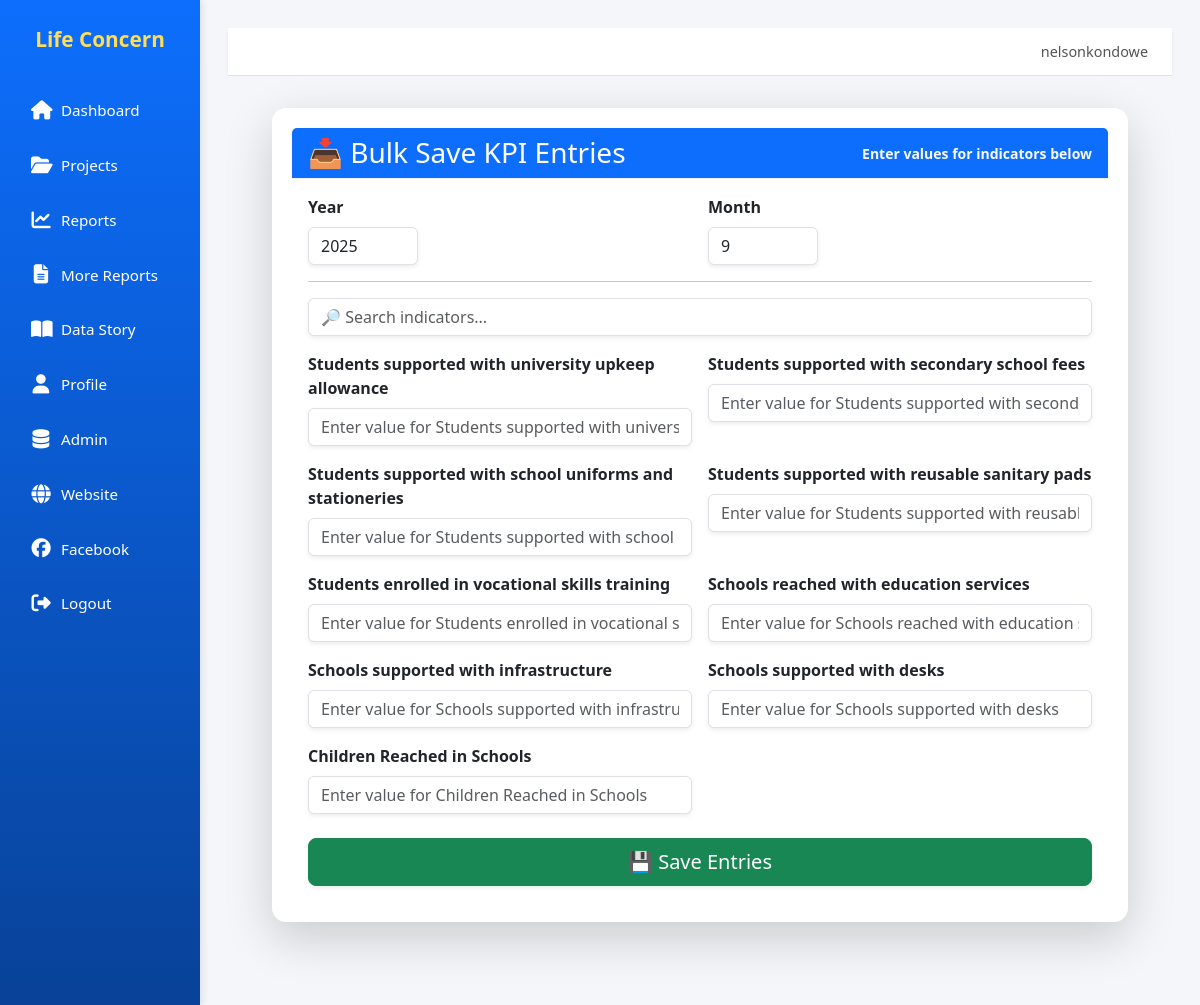
The page /projects/1/bulk-save/?year=2025 (signed in) on the database its author committed.
### core/models.py (models this page shows, shortened)
class Indicator(models.Model):
    project = models.ForeignKey(Project, on_delete=models.CASCADE, related_name='indicators')
    name = models.CharField(max_length=200)
    unit = models.CharField(max_length=50, default='count')
    is_kpi = models.BooleanField(default=False)  # KPI flag
    current_value = models.DecimalField(max_digits=12, decimal_places=2, default=0)
    progress = models.DecimalField(max_digits=5, decimal_places=2, default=0)  # % progress
    class Meta:
        unique_together = ('project', 'name')

### core/views.py (the view, shortened to what this page needs)
# urls.py: path('projects/<int:pk>/bulk-save/', views.bulk_save_entries, name='bulk_save_entries'),
@login_required
def bulk_save_entries(request, pk):
    project = get_object_or_404(Project, pk=pk)
    indicators = Indicator.objects.filter(project=project)
    return render(request, "core/bulk_save_entries.html", {
        "project": project,
        "indicators": indicators,
        "year": datetime.datetime.now().year,
        "month": datetime.datetime.now().month,
    })

### core/templates/core/bulk_save_entries.html (shortened to what this page needs)
{% extends "core/base.html" %}
{% load widget_tweaks %}
{% block content %}
<div class="card shadow-lg border-0">
  <div class="card-header bg-primary text-white d-flex justify-content-between align-items-center">
    <h3 class="mb-0">📥 Bulk Save KPI Entries</h3>
    <small class="text-light">Enter values for indicators below</small>
  </div>
  <div class="card-body">
    <form method="post" id="bulkEntriesForm">
      <div class="row g-3 mb-3">
        <div class="col-md-6">
          <label for="year" class="form-label fw-semibold">Year</label>
          <input type="number" id="year" name="year" value="{{ year }}" required
                 class="form-control shadow-sm">
        </div>
        <div class="col-md-6">
          <label for="month" class="form-label fw-semibold">Month</label>
          <input type="number" id="month" name="month" value="{{ month }}" min="1" max="12" required
                 class="form-control shadow-sm">
        </div>
      </div>
      <hr>
      <div class="mb-3">
        <input type="text" id="searchInput" class="form-control shadow-sm"
               placeholder="🔎 Search indicators..." onkeyup="filterIndicators()">
      </div>
      <div class="row g-3" id="indicatorList">
        {% for indicator in indicators %}
          <div class="col-md-6 indicator-item">
            <label for="indicator_{{ indicator.id }}" class="form-label fw-semibold">
              {{ indicator.name }}
            </label>
            <input type="text" id="indicator_{{ indicator.id }}"
                   name="indicator_{{ indicator.id }}"
                   class="form-control shadow-sm"
                   placeholder="Enter value for {{ indicator.name }}">
          </div>
        {% endfor %}
      </div>
      <div class="mt-4 text-center">
        <button type="submit" class="btn btn-success btn-lg px-5 shadow-sm">
          💾 Save Entries
        </button>
      </div>
    </form>
  </div>
</div>
{% endblock %}

### core/templates/core/base.html (shortened to what this page needs)
<!doctype html>
<html lang="en">
<head>
  {% load static %}
  <link rel="stylesheet" href="{% static 'styles.css' %}">
  <link href="https://cdn.jsdelivr.net/npm/bootstrap@5.3.3/dist/css/bootstrap.min.css" rel="stylesheet">
  <link rel="stylesheet" href="https://cdnjs.cloudflare.com/ajax/libs/font-awesome/6.5.0/css/all.min.css">
</head>
<body>
  <div class="layout">
    {% if request.resolver_match.url_name != "login" %}
      <aside class="sidebar">
        <div class="brand">Life Concern</div>
        <nav class="nav">
          <a href="{% url 'dashboard' %}" class="{% if request.resolver_match.url_name == 'dashboard' %}active{% endif %}">
            <i class="fas fa-home"></i> Dashboard
          </a>
          <a href="{% url 'projects' %}" class="{% if request.resolver_match.url_name == 'projects' %}active{% endif %}">
            <i class="fas fa-folder-open"></i> Projects
          </a>
          <a href="{% url 'reports' %}" class="{% if request.resolver_match.url_name == 'reports' %}active{% endif %}">
            <i class="fas fa-chart-line"></i> Reports
          </a>
          <a href="{% url 'more_reports' %}" class="{% if request.resolver_match.url_name == 'more_reports' %}active{% endif %}">
            <i class="fas fa-file-alt"></i> More Reports
          </a>
          <a href="{% url 'data_story' %}" class="{% if request.resolver_match.url_name == 'data_story' %}active{% endif %}">
            <i class="fas fa-book-open"></i> Data Story
          </a>
          <a href="{% url 'profile' %}" class="{% if request.resolver_match.url_name == 'profile' %}active{% endif %}">
            <i class="fas fa-user"></i> Profile
          </a>
          <a href="{% url 'admin:index' %}" target="_blank">
            <i class="fas fa-database"></i> Admin
          </a>
          <a href="https://www.licomw.org" target="_blank">
            <i class="fas fa-globe"></i> Website
          </a>
          <a href="https://web.facebook.com/LifeConcernMalawi" target="_blank">
            <i class="fab fa-facebook"></i> Facebook
          </a>
          <form method="post" action="{% url 'logout' %}">
            <button type="submit">
              <i class="fas fa-sign-out-alt"></i> Logout
            </button>
          </form>
        </nav>
      </aside>
    {% endif %}
    <div class="content">
      {% if request.resolver_match.url_name != "login" %}
        <div class="topbar">
          <div class="user-info">
            {{ request.user.username }}
          </div>
        </div>
      {% endif %}
      <main class="page-body">
        <div class="container-fluid">
          {% block content %}{% endblock %}
        </div>
      </main>
    </div>
  </div>
</body>
</html>

### static/styles.css (style rules this page uses)
body { margin:0; font-family: Arial, Helvetica, sans-serif; background:#f4f9ff; }
a { color:#0a5bd3; text-decoration:none; }
.btn { width:100%; padding:12px; background:#0073e6; color:#fff; border:0; border-radius:8px; cursor:pointer; font-weight:bold; }
.layout { display:grid; grid-template-columns: 260px 1fr; min-height:100vh; }
.sidebar { background:#0073e6; color:#fff; padding: 24px 16px; display:flex; flex-direction:column; }
.brand { color:#ffdd57; font-weight: bold; font-size: 20px; text-align:center; margin-bottom: 20px; }
.nav a { display:block; color:#fff; padding:10px 12px; border-radius:8px; margin-bottom:8px; }
.content { padding: 28px; }
.card { background:#fff; border-radius:12px; padding: 20px; box-shadow: 0 6px 18px rgba(0,0,0,.06); margin-bottom:20px; overflow:auto; }
input[type=number] { width:110px; }

### core/templates/core/base.html (style rules this page uses)
body { font-family: "Segoe UI", sans-serif; background-color: #f4f6f9; }
.layout { display: flex; min-height: 100vh; }
.sidebar { width: 200px; background: linear-gradient(180deg, #0d6efd, #084298); color: #fff; display: flex; flex-direction: column; align-items: center; padding: 1.5rem 1rem; box-shadow: 2px 0 8px rgba(0,0,0,0.1); }
.sidebar .brand { font-size: 1.3rem; font-weight: bold; margin-bottom: 2rem; text-align: center; }
.sidebar .nav { display: flex; flex-direction: column; align-items: stretch; width: 100%; }
.sidebar .nav a, .sidebar .nav form button { display: flex; flex-direction: row; align-items: center; justify-content: flex-start; gap: 10px; padding: 12px 15px; color: #fff; text-decoration: none; border-radius: 8px; margin-bottom: 8px; font-size: 0.95rem; transition: background 0.3s ease, transform 0.1s ease; }
.sidebar .nav a i, .sidebar .nav button i { font-size: 1.2rem; width: 20px; text-align: center; }
.sidebar .nav button { background: none; border: none; color: #fff; cursor: pointer; width: 100%; text-align: left; }
.content { flex: 1; display: flex; flex-direction: column; }
.topbar { background: #fff; padding: 0.8rem 1.5rem; display: flex; align-items: center; justify-content: space-between; border-bottom: 1px solid #dee2e6; box-shadow: 0 2px 4px rgba(0,0,0,0.05); }
.topbar .user-info { font-size: 0.9rem; color: #555; }
.page-body { flex: 1; padding: 2rem; background: #f4f6f9; }
.card { border-radius: 14px; box-shadow: 0 3px 8px rgba(0,0,0,0.08); background: #fff; margin-bottom: 1.5rem; border: none; }
.card-header { font-weight: 600; font-size: 1rem; background: transparent; border-bottom: 1px solid #eee; }

### rows shown on the page
Indicator: name "Students supported with university upkeep allowance", name "Enter value for Students supported with university upkeep allowance"
Indicator: name "Students supported with secondary school fees", name "Enter value for Students supported with secondary school fees"
Indicator: name "Students supported with school uniforms and stationeries", name "Enter value for Students supported with school uniforms and stationeries"
Indicator: name "Students supported with reusable sanitary pads", name "Enter value for Students supported with reusable sanitary pads"
Indicator: name "Students enrolled in vocational skills training", name "Enter value for Students enrolled in vocational skills training"
Indicator: name "Schools reached with education services", name "Enter value for Schools reached with education services"
Indicator: name "Schools supported with infrastructure", name "Enter value for Schools supported with infrastructure"
Indicator: name "Schools supported with desks", name "Enter value for Schools supported with desks"
Indicator: name "Children Reached in Schools", name "Enter value for Children Reached in Schools"

### other values the page prints
{{ request.user.username }} "nelsonkondowe"
